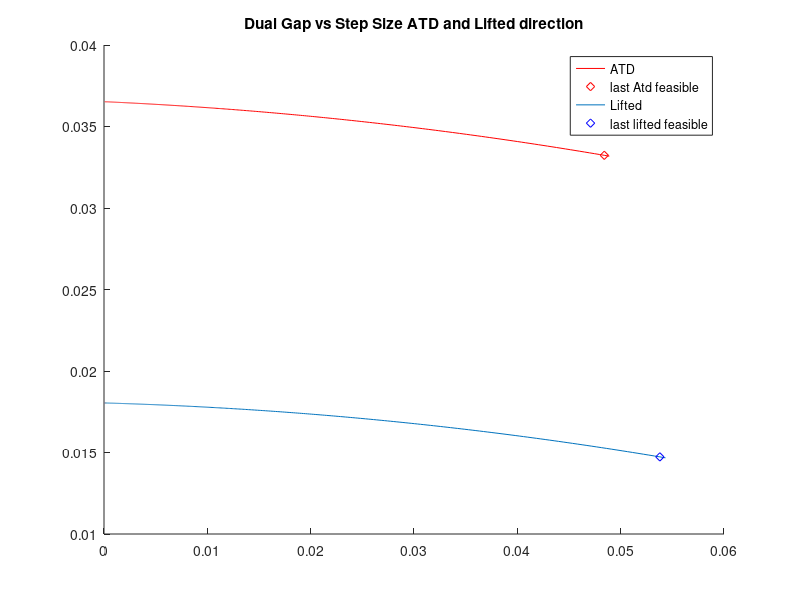

Recreate this plot in MATLAB.
clear all
close all
%The objective of this experiment is to compare the rate at which 
% x'*s decays along two different directions:
% The atd direction for (x,s) calculated from muH(x)dx+dx=-s
% The centered direction for (x+dxc,s+dxc) calculated from muH(x)dx+ds=-s-dxl
% where muH(x)dxl+dsl=s+mug(x) and ||dxl||_H(x) < 1

% The experiment consists of the following: 
% 1- Generate a random LP
% 2- Generate a cone feasible x0,tau0
% 3- Generate a cone feasible s0,kappa0
% 4- Set y0 = 0
% 5-Calculate the residuals rp = taub-Ax, rd = -tauc+s+A'y, rg = kappa -b'y+c'x

% 6- Repeatedly solve the equations
% G{dyc\\dxc} - {0\\dsc} = {rd,rp,rg}
% \muH(x)dxc + dsc      = -s-mug
% and take a step x=x+adx, s=s+ads
% until ||dxc||_H < mu

% 7- Calculate dx,ds for atd as described above
% 8- Calculate the centered points x-dxc s+dsc, and dx,ds for the centered direction
% 9- Plot the results

%----------
%Experiment parameters
m = 10;
n = 20;
nu=n; %Parameter of the cone

%Plotting parameters
sample_points = 1000;
sample_bck    = 0.99; %The samples are collected at the points (sample_bck)^k

%-------
%Generate a random strictly feasible LP
A = randn(m,n);
b = A*rand(n,1);
s = rand(n,1);
c = A'*ones(m,1) + rand(n,1);
fprintf('Generated a random feasible LP with %i constraints and %i variables\n',m,n);

%-------------------
%Choose an initial x and s
s= rand(n,1);
kappa = rand(1,1);
x = rand(n,1);
tau = rand(1,1);
mu = 0.05*(s'*x+tau*kappa)/(nu+1);
y  = ones(m,1);
fprintf('Selected random x,s \n');

%--------------------
%Evaluate the residuals
rp = tau*b-A*x;
rd = -tau*c+A'*y+s;
rg = kappa-b'*y+c'*x;


%--------------------------------------
%Iteratively center the x,s pair
centered = false;
iter     = 0;

fprintf('Will use newton to find an approximately centered point \n');
while ~centered
    %Evaluate the hessian
    H = diag(sparse((1./x).^2));
    %Evaluate the gradient
    g = -1./x;
    %Build the matrix
    K5= [[sparse(m,m) , A            , -b                 ,sparse(m,n)  ,sparse(m,1)];...
         [-A'         , sparse(n,n)  , c                  ,-speye(n)    ,sparse(n,1)];...
         [b'          , -c'          , sparse(1,1)        ,sparse(1,n)  ,-1         ];...
         [sparse(n,m) , sparse(mu*H) , sparse(n,1)        ,speye(n,n)   ,sparse(n,1)];...
         [sparse(1,m) , sparse(1,n)  , mu*tau^-2          ,sparse(1,n)  ,1         ]];

    %build the rhs
    rhs = [rd-(-tau*c+A'*y+s);...
           rp-(tau*b-A*x);... 
           rg-(kappa-b'*y+c'*x);...
           -s-mu*g;...
           -kappa+mu*1/tau];

    %Solve the system
    d = K5\rhs;
    dy     = d(1:m);
    dx     = d(m+1:n+m);
    dtau   = d(m+n+1);
    ds     = d(m+n+2:m+2*n+1);
    dkappa = d(m+2*n+2);

      %Barrier val
    f = sum(-log(x)-log(s)-log(tau)-log(kappa));

    %Calculate the H norm of dx
    x_H_norm = sqrt(dx'*H*dx);

    %Calculate the step size 
    lambda = sqrt(sum((dx./x).^2+(ds./s).^2)+(dkappa./kappa)^2+(dtau./tau)^2);
    a      = 1/(1+lambda);
    
    if(mod(iter,10)==0||x_H_norm<1)
        fprintf('Iter %2i, lambda %3.3e, ||dx||_H^-1 %3.3e, barrier %3.3e \n',iter,lambda,x_H_norm,f); 
    end
    
    %Calculate the maximum step size 
    ratios = [-x./dx;-tau/dtau;-s./ds;-kappa/dkappa];
    max_a  = min(ratios(find(ratios>0)));
    if(max_a<a)
        fprintf('Error calculating centering step size\n');
    end

   if(x_H_norm < 1)
        centered = true;
        break;
    end
 
    x = x+a*dx;
    y = y+a*dy;
    s = s+a*ds;
    tau = tau+a*dtau;
    kappa = kappa+ a*dkappa;
    iter = iter+1;
end %End centering

%---------------------------------
%Generate the lifting directions
%Build the matrix
K5_lifting= [[sparse(m,m) , A            , -b             ,sparse(m,n)  ,sparse(m,1)];...
            [-A'         , sparse(n,n)  , c               ,-speye(n)    ,sparse(n,1)];...
            [b'          , -c'          , sparse(1,1)     ,sparse(1,n)  ,-1         ];...
            [sparse(n,m) , sparse(mu*H) , sparse(n,1)     ,-speye(n,n)  ,sparse(n,1)];...
            [sparse(1,m) , sparse(1,n)  , mu*tau^-2       ,sparse(1,n)  ,-1         ]];

%build the rhs
rhs_lifting = [rd-(-tau*c+A'*y+s);...
              rp-(tau*b-A*x);... 
              rg-(kappa-b'*y+c'*x);...
              +s+mu*g;...
              +kappa-mu*1/tau];
       
%Solve the system
d = K5_lifting\rhs_lifting;
dy_l     = d(1:m);
dx_l     = d(m+1:n+m);
dtau_l   = d(m+n+1);
ds_l     = d(m+n+2:m+2*n+1);
dkappa_l = d(m+2*n+2);

%Take the lifting step
x_lifted     = x+dx_l;
tau_lifted   = tau+dtau_l;
s_lifted     = s+ds_l;
kappa_lifted = kappa+dkappa_l;
y_lifted     = y+dy_l;

fprintf('Calculated the lifted points ||muH(x)x_l-s_l||_inf %3.3e ||mutau^-2tau_l-kappa_l||_inf %3.3e \n',...
        norm(mu*H*x_lifted-s_lifted,inf),...
        norm(mu*tau^-2*tau_lifted-kappa_lifted,inf));

%---------------------------------------------------
%Calculate the lifted step direction

%build the rhs
rhs = [rd;...
       rp;... 
       rg;...
       -s_lifted;...
       -kappa_lifted];

%Solve the system
d = K5\rhs;
dy     = d(1:m);
dx     = d(m+1:n+m);
dtau   = d(m+n+1);
ds     = d(m+n+2:m+2*n+1);
dkappa = d(m+2*n+2);

%For the LP case we can calculate the largest step to the boundary
steps      = -[x_lifted;tau_lifted;s_lifted;kappa_lifted]./[dx;dtau;ds;dkappa];
a_max_lifted  = min(steps(find(steps>0)));


%Calculate the centrality of the atd direction
lifted_gap     = zeros(sample_points,1);
lifted_points = zeros(sample_points,1);
a      = a_max_lifted;

first_found = false;
for(k=1:sample_points)
   xt  = x_lifted+a*dx;
   tt  = tau_lifted+a*dtau;
   st  = s_lifted+a*ds;
   kt  = kappa_lifted+a*dkappa;
   lifted_gap(k) = (xt'*st+kt*tt)/(nu+1);
   lifted_points(k) = a;
   a   = a*sample_bck;
   if(min(xt)>0&&min(st)>0&&min(kt,tt)>0&&~first_found)
    first_lifted = k;
    first_found = true;
   end
end




%----------------------------------------------------------
% Calculate the ATD direction

%First take an extra centering step because dx,,, etc have been calculated 
x = x+a*dx;
y = y+a*dy;
s = s+a*ds;
tau = tau+a*dtau;
kappa = kappa+ a*dkappa;

%Evaluate the hessian
H = diag(sparse((1./x).^2));
%Evaluate the gradient
g = -1./x;


fprintf('Calculated the atd points ||muH(x)x_a-s_a||_inf %3.3e ||mutau^-2tau_a-kappa_a||_inf %3.3e \n',...
        norm(mu*H*x-s,inf),...
        norm(mu*tau^-2*tau-kappa,inf));


%Build the matrix
K5= [[sparse(m,m) , A            , -b                 ,sparse(m,n)  ,sparse(m,1)];...
     [-A'         , sparse(n,n)  , c                  ,-speye(n)    ,sparse(n,1)];...
     [b'          , -c'          , sparse(1,1)        ,sparse(1,n)  ,-1         ];...
     [sparse(n,m) , sparse(mu*H) , sparse(n,1)        ,speye(n,n)   ,sparse(n,1)];...
     [sparse(1,m) , sparse(1,n)  , mu*tau^-2          ,sparse(1,n)  ,1         ]];

  
%build the rhs
rhs = [rd;...
       rp;... 
       rg;...
       -s;...
       -kappa];

%Solve the atd direction
d = K5\rhs;
dy     = d(1:m);
dx     = d(m+1:n+m);
dtau   = d(m+n+1);
ds     = d(m+n+2:m+2*n+1);
dkappa = d(m+2*n+2);

%For the LP case we can calculate the largest step to the boundary
steps      = -[x;tau;s;kappa]./[dx;dtau;ds;dkappa];
a_max_atd  = min(steps(find(steps>0)));

%Calculate the centrality of the atd direction
atd_gap    = zeros(sample_points,1);
atd_points = zeros(sample_points,1);
a      = a_max_atd;
first_found = false;
for(k=1:sample_points)
   xt  = x+a*dx;
   tt  = tau+a*dtau;
   st  = s+a*ds;
   kt  = kappa+a*dkappa;
   atd_gap(k) = (xt'*st+kt*tt)/(nu+1);
   atd_points(k) = a;
   a   = a*sample_bck;
   if(min(xt)>0&&min(st)>0&&min(kt,tt)>0&&~first_found)
    first_atd = k;
    first_found = true;
   end
end


%------------------------------------------------
% Plot the figures

figure
hold on
%Plot the gap 
plot(atd_points,atd_gap,'r');
%Mark the first found feasible point
plot(atd_points(first_atd),atd_gap(first_atd),'rd');
%Same for the lifted direction
plot(lifted_points,lifted_gap);
plot(lifted_points(first_lifted),lifted_gap(first_lifted),'bd');
hold off
title('Dual Gap vs Step Size ATD and Lifted direction');
legend('ATD','last Atd feasible','Lifted', 'last lifted feasible');
